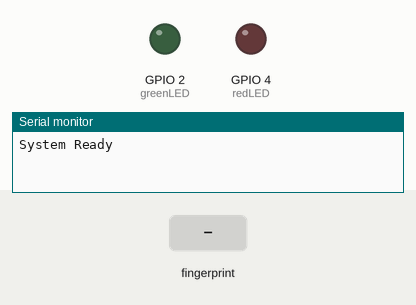
Recording of a sketch running on a simulated ESP32. Parts: output pins drawn as LEDs (lit = HIGH), the last lines printed to the serial monitor. The inputs (shaded band) are chosen by the test bench.

Above: at 2.2 s.
2.3 s: finger stored as number 1 placed on the sensor
At 3.4 s:
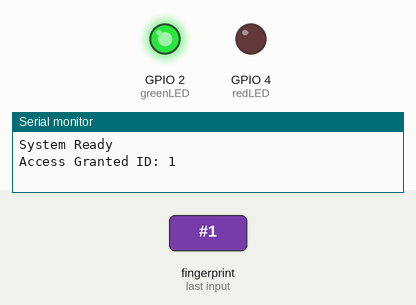
Timing chart, 0 to 6.1 s (numbered marks = the images above; inputs shaded):
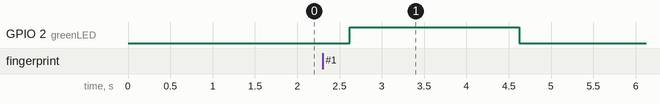

The sketch:

enrollment_code.ino.ino
```cpp
#include <Adafruit_Fingerprint.h>

HardwareSerial mySerial(2);
Adafruit_Fingerprint finger = Adafruit_Fingerprint(&mySerial);

// LEDs
int greenLED = 2;
int redLED = 4;

// Security
int wrongAttempts = 0;
bool systemLocked = false;
unsigned long lockStartTime = 0;

void setup() {
  Serial.begin(115200);
  mySerial.begin(57600, SERIAL_8N1, 16, 17);

  pinMode(greenLED, OUTPUT);
  pinMode(redLED, OUTPUT);

  finger.begin(57600);

  if (finger.verifyPassword()) {
    Serial.println("System Ready");
  } else {
    Serial.println("Sensor Error");
    while (1);
  }
}

void loop() {

  // 🔒 LOCK MODE
  if (systemLocked) {
    digitalWrite(redLED, HIGH);

    if (millis() - lockStartTime > 15000) {
      systemLocked = false;
      wrongAttempts = 0;
      digitalWrite(redLED, LOW);
      Serial.println("System Unlocked");
    }
    return;
  }

  int id = getFingerprintID();

  // ✅ ACCESS GRANTED
  if (id > 0) {
    Serial.print("Access Granted ID: ");
    Serial.println(id);

    digitalWrite(greenLED, HIGH);
    delay(2000);
    digitalWrite(greenLED, LOW);

    wrongAttempts = 0;
  }

  // ❌ ACCESS DENIED
  else if (id == -1) {
    Serial.println("Access Denied");

    digitalWrite(redLED, HIGH);
    delay(300);
    digitalWrite(redLED, LOW);

    wrongAttempts++;

    Serial.print("Wrong Attempts: ");
    Serial.println(wrongAttempts);

    if (wrongAttempts >= 3) {
      systemLocked = true;
      lockStartTime = millis();
      Serial.println("SYSTEM LOCKED FOR 15 SEC");
    }
  }
}

// Fingerprint function
int getFingerprintID() {
  int p = finger.getImage();

  if (p == FINGERPRINT_NOFINGER) return 0;
  if (p != FINGERPRINT_OK) return -1;

  if (finger.image2Tz() != FINGERPRINT_OK) return -1;
  if (finger.fingerFastSearch() != FINGERPRINT_OK) return -1;

  return finger.fingerID;
}
```

Measured:
- after the input at 2.3 s, GPIO 2 (greenLED): LOW → HIGH after 0.32 s, → LOW 2.0 s later
